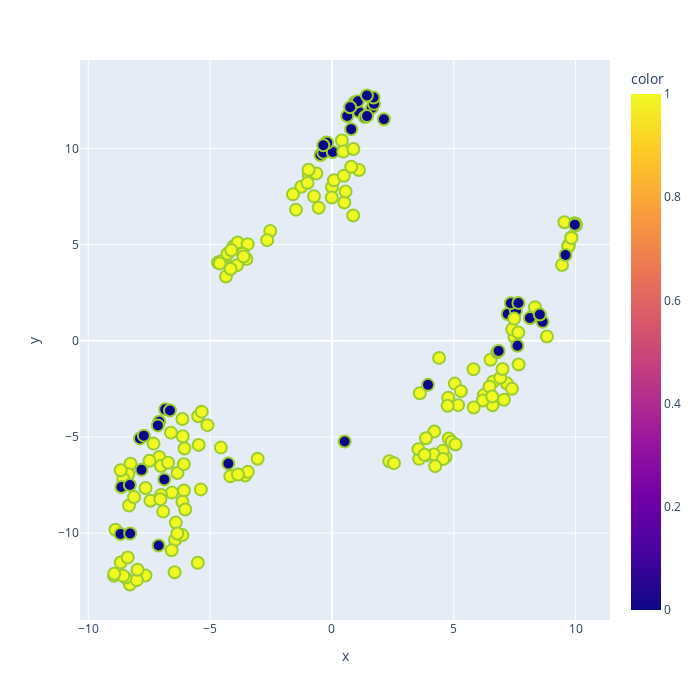

Notebook code for this chart:
### Markdown cell above
<h5> Изобразим данные, понизив размерность с помощью алгоритма tsne</h5>

### Code cell
X_embedded = TSNE(n_components=2, learning_rate='auto',
				  init='random').fit_transform(X)
tsne_x = np.hstack((X_embedded, np.array(park_df["status"]).reshape(-1, 1)))
# Построение диаграммы

px.scatter(tsne_x, x=tsne_x[:, 0], y=tsne_x[:, 1], color=tsne_x[:, 2],
		   width=700, height=700)\
	.update_traces(marker=dict(size=12,
							   line=dict(width=2,
										 color='yellowgreen')),
				   selector=dict(mode='markers'))

### Figure 1 — Plotly figure (JSON) as saved in the notebook; plotly's stock layout.template omitted (floating-point values rounded to 4 significant figures; data arrays with more than 128 entries replaced by an {"elided": "..."} marker saying what was removed)
{"data": [{"hovertemplate": "x=%{x}<br>y=%{y}<br>color=%{marker.color}<extra></extra>", "legendgroup": "", "marker": {"color": {"elided": "195 float values"}, "coloraxis": "coloraxis", "symbol": "circle", "line": {"color": "yellowgreen", "width": 2}, "size": 12}, "mode": "markers", "name": "", "orientation": "v", "showlegend": false, "x": {"elided": "195 float values"}, "xaxis": "x", "y": {"elided": "195 float values"}, "yaxis": "y", "type": "scatter"}], "layout": {"xaxis": {"anchor": "y", "domain": [0.0, 1.0], "title": {"text": "x"}}, "yaxis": {"anchor": "x", "domain": [0.0, 1.0], "title": {"text": "y"}}, "coloraxis": {"colorbar": {"title": {"text": "color"}}, "colorscale": [[0.0, "#0d0887"], [0.1111, "#46039f"], [0.2222, "#7201a8"], [0.3333, "#9c179e"], [0.4444, "#bd3786"], [0.5556, "#d8576b"], [0.6667, "#ed7953"], [0.7778, "#fb9f3a"], [0.8889, "#fdca26"], [1.0, "#f0f921"]]}, "legend": {"tracegroupgap": 0}, "margin": {"t": 60}, "height": 700, "width": 700}}
